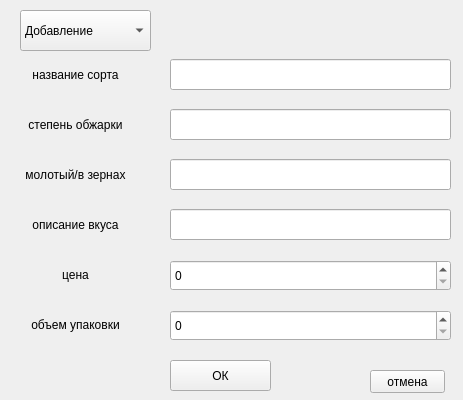
<?xml version="1.0" encoding="UTF-8"?>
<ui version="4.0">
 <class>MainWindow</class>
 <widget class="QMainWindow" name="MainWindow">
  <property name="geometry">
   <rect>
    <x>0</x>
    <y>0</y>
    <width>463</width>
    <height>400</height>
   </rect>
  </property>
  <property name="windowTitle">
   <string>Меням</string>
  </property>
  <widget class="QWidget" name="centralwidget">
   <widget class="QComboBox" name="comboBox">
    <property name="geometry">
     <rect>
      <x>20</x>
      <y>10</y>
      <width>131</width>
      <height>41</height>
     </rect>
    </property>
    <item>
     <property name="text">
      <string>Добавление</string>
     </property>
    </item>
    <item>
     <property name="text">
      <string>Редактирование</string>
     </property>
    </item>
   </widget>
   <widget class="QLineEdit" name="lineEdit_2">
    <property name="geometry">
     <rect>
      <x>170</x>
      <y>59</y>
      <width>281</width>
      <height>31</height>
     </rect>
    </property>
   </widget>
   <widget class="QLineEdit" name="lineEdit_3">
    <property name="geometry">
     <rect>
      <x>170</x>
      <y>109</y>
      <width>281</width>
      <height>31</height>
     </rect>
    </property>
   </widget>
   <widget class="QLineEdit" name="lineEdit_4">
    <property name="geometry">
     <rect>
      <x>170</x>
      <y>159</y>
      <width>281</width>
      <height>31</height>
     </rect>
    </property>
   </widget>
   <widget class="QLineEdit" name="lineEdit_5">
    <property name="geometry">
     <rect>
      <x>170</x>
      <y>209</y>
      <width>281</width>
      <height>31</height>
     </rect>
    </property>
   </widget>
   <widget class="QPushButton" name="pushButton">
    <property name="geometry">
     <rect>
      <x>170</x>
      <y>360</y>
      <width>101</width>
      <height>31</height>
     </rect>
    </property>
    <property name="text">
     <string>ОК</string>
    </property>
   </widget>
   <widget class="QLabel" name="label_2">
    <property name="geometry">
     <rect>
      <x>10</x>
      <y>59</y>
      <width>131</width>
      <height>31</height>
     </rect>
    </property>
    <property name="text">
     <string>название сорта</string>
    </property>
    <property name="alignment">
     <set>Qt::AlignCenter</set>
    </property>
   </widget>
   <widget class="QLabel" name="label_3">
    <property name="geometry">
     <rect>
      <x>10</x>
      <y>109</y>
      <width>131</width>
      <height>31</height>
     </rect>
    </property>
    <property name="text">
     <string>степень обжарки</string>
    </property>
    <property name="alignment">
     <set>Qt::AlignCenter</set>
    </property>
   </widget>
   <widget class="QLabel" name="label_4">
    <property name="geometry">
     <rect>
      <x>10</x>
      <y>159</y>
      <width>131</width>
      <height>31</height>
     </rect>
    </property>
    <property name="text">
     <string>молотый/в зернах</string>
    </property>
    <property name="alignment">
     <set>Qt::AlignCenter</set>
    </property>
   </widget>
   <widget class="QLabel" name="label_5">
    <property name="geometry">
     <rect>
      <x>10</x>
      <y>209</y>
      <width>131</width>
      <height>31</height>
     </rect>
    </property>
    <property name="text">
     <string>описание вкуса</string>
    </property>
    <property name="alignment">
     <set>Qt::AlignCenter</set>
    </property>
   </widget>
   <widget class="QLabel" name="label_6">
    <property name="geometry">
     <rect>
      <x>10</x>
      <y>259</y>
      <width>131</width>
      <height>31</height>
     </rect>
    </property>
    <property name="text">
     <string>цена</string>
    </property>
    <property name="alignment">
     <set>Qt::AlignCenter</set>
    </property>
   </widget>
   <widget class="QLabel" name="label_7">
    <property name="geometry">
     <rect>
      <x>10</x>
      <y>309</y>
      <width>131</width>
      <height>31</height>
     </rect>
    </property>
    <property name="text">
     <string>объем упаковки</string>
    </property>
    <property name="alignment">
     <set>Qt::AlignCenter</set>
    </property>
   </widget>
   <widget class="QSpinBox" name="spinBox">
    <property name="geometry">
     <rect>
      <x>170</x>
      <y>260</y>
      <width>281</width>
      <height>31</height>
     </rect>
    </property>
   </widget>
   <widget class="QSpinBox" name="spinBox_2">
    <property name="geometry">
     <rect>
      <x>170</x>
      <y>310</y>
      <width>281</width>
      <height>31</height>
     </rect>
    </property>
   </widget>
   <widget class="QPushButton" name="pushButton_2">
    <property name="geometry">
     <rect>
      <x>370</x>
      <y>370</y>
      <width>75</width>
      <height>23</height>
     </rect>
    </property>
    <property name="text">
     <string>отмена</string>
    </property>
   </widget>
  </widget>
 </widget>
 <resources/>
 <connections/>
</ui>
